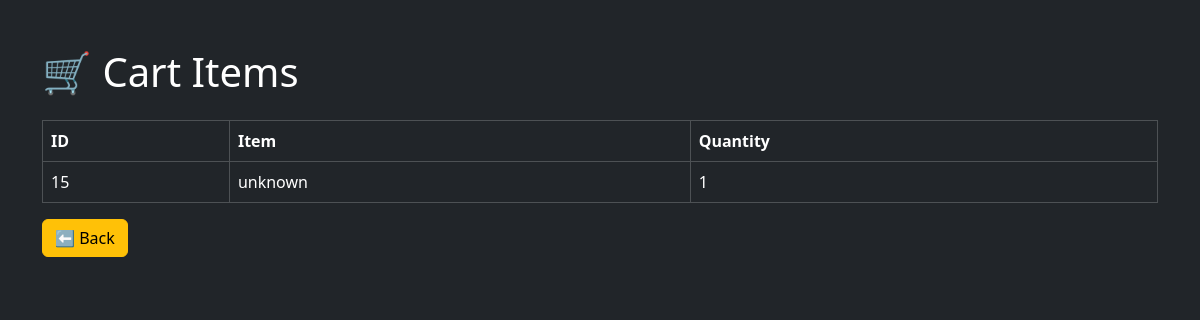
/cart, run on an earlier commit of the app's database.
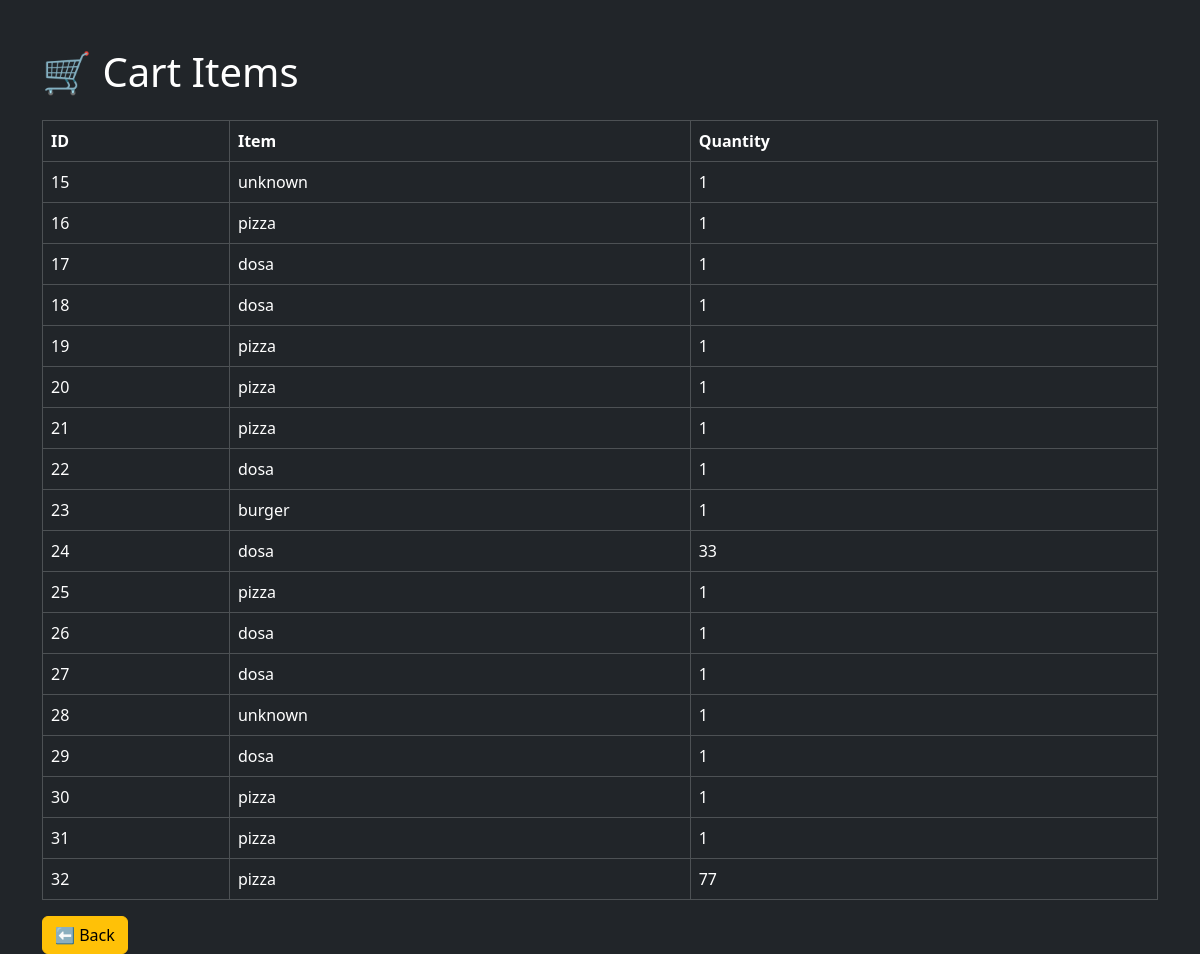
And on a later commit of the database.
### tables this page shows
CREATE TABLE cart (
        id INTEGER PRIMARY KEY AUTOINCREMENT,
        item TEXT,
        quantity INTEGER
    );

### app.py (the view)
@app.route("/cart")
def view_cart():
    conn = sqlite3.connect("database/orders.db")
    cursor = conn.cursor()
    cursor.execute("SELECT * FROM cart")
    cart_items = cursor.fetchall()
    conn.close()
    return render_template(
        "cart.html",
        cart_items=cart_items
    )

### templates/cart.html (shortened to what this page needs)
<!DOCTYPE html>
<html>
<head>
    <link href="https://cdn.jsdelivr.net/npm/bootstrap@5.3.3/dist/css/bootstrap.min.css" rel="stylesheet">
</head>
<body class="bg-dark text-white">
<div class="container mt-5">
    <h1 class="mb-4">
        🛒 Cart Items
    </h1>
    <table class="table table-dark table-bordered">
        <tr>
            <th>ID</th>
            <th>Item</th>
            <th>Quantity</th>
        </tr>
        {% for item in cart_items %}
        <tr>
            <td>{{ item[0] }}</td>
            <td>{{ item[1] }}</td>
            <td>{{ item[2] }}</td>
        </tr>
        {% endfor %}
    </table>
    <a href="/" class="btn btn-warning">
        ⬅ Back
    </a>
</div>
</body>
</html>

What changed in the data, as far as the page shows it:
added cart: id "16", item "pizza", quantity "1"
added cart: id "17", item "dosa", quantity "1"
added cart: id "18", item "dosa", quantity "1"
added cart: id "19", item "pizza", quantity "1"
added cart: id "20", item "pizza", quantity "1"
added cart: id "21", item "pizza", quantity "1"
added cart: id "22", item "dosa", quantity "1"
added cart: id "23", item "burger", quantity "1"
added cart: id "24", item "dosa", quantity "33"
added cart: id "25", item "pizza", quantity "1"
added cart: id "26", item "dosa", quantity "1"
added cart: id "27", item "dosa", quantity "1"
added cart: id "28", item "unknown", quantity "1"
added cart: id "29", item "dosa", quantity "1"
added cart: id "30", item "pizza", quantity "1"
added cart: id "31", item "pizza", quantity "1"
added cart: id "32", item "pizza", quantity "77"
